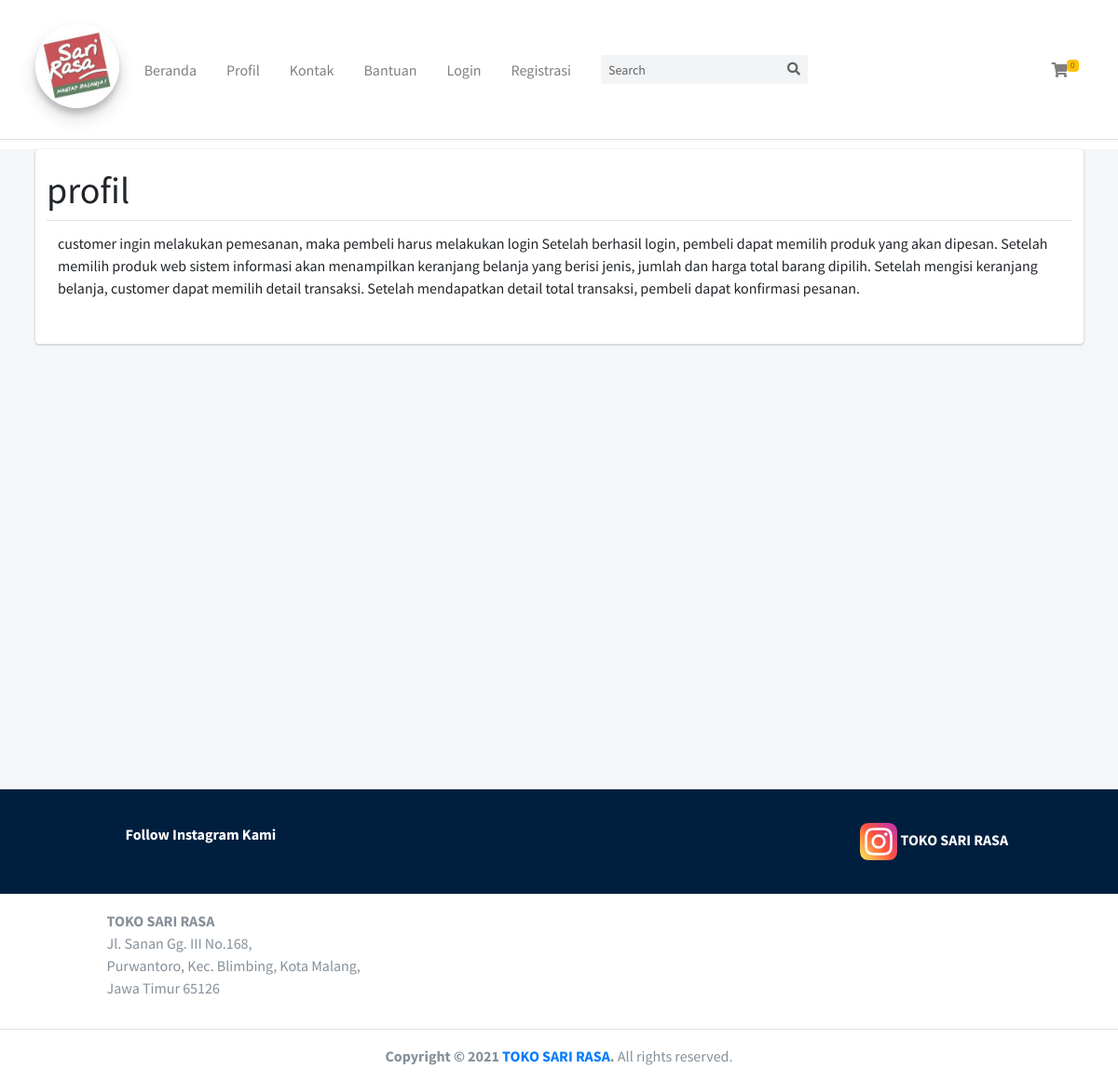
Screenshot of /web/page/profil with the database file from the repository.
### tables this page shows
CREATE TABLE `info` (
  `id_info` int(11) NOT NULL,
  `nama_web` varchar(100) NOT NULL,
  `tentang` text NOT NULL,
  `slogan` varchar(100) NOT NULL,
  `alamat` text NOT NULL,
  `email` varchar(100) NOT NULL,
  `wa` varchar(18) NOT NULL,
  `logo_web` text NOT NULL
);

CREATE TABLE `page` (
  `id_page` int(11) NOT NULL,
  `link` varchar(100) DEFAULT NULL,
  `judul` varchar(1000) NOT NULL,
  `deskripsi` text NOT NULL,
  `foto` varchar(100) NOT NULL,
  `enum` enum('y','n') NOT NULL
);

### application/libraries/Template.php (called while the page is built)
<?php if ( ! defined('BASEPATH')) exit('No direct script access allowed');
class Template {
		var $template_data = array();
		function set($name, $value)
		{
			$this->template_data[$name] = $value;
		}
		function load($template = '', $view = '' , $view_data = array(), $return = FALSE)
		{
			$this->CI =& get_instance();
			$this->set('contents', $this->CI->load->view($view, $view_data, TRUE));
			return $this->CI->load->view($template, $this->template_data, $return);
		}
}

### application/controllers/Web.php (called while the page is built, shortened)
<?php
class Web extends CI_Controller
{
    public function page($page)
    {
        $row = $this->Page_model->get_by_link($page);
        $data = array(
            'title' => 'Riwayat Pesanan',
            'id_page' => $row->id_page,
            'link' => $row->link,
            'judul' => $row->judul,
            'deskripsi' => $row->deskripsi,
            'foto' => $row->foto,
            'enum' => $row->enum,
        );
        $this->template->load('front','frontend/page', $data);
    }
}

### index.php (called while the page is built, shortened)
<?php
require_once BASEPATH.'core/CodeIgniter.php';

### application/models/Page_model.php (called while the page is built, shortened)
<?php
class Page_model extends CI_Model
{
    public $table = 'page';
    public $link = 'link';
    function get_by_link($link)
    {
        $this->db->where($this->link, $link);
        return $this->db->get($this->table)->row();
    }
}

### application/views/front.php (the view, shortened to what this page needs)
<!DOCTYPE html>
<?php
  $page=$this->db->get_where('page', array('enum' => 'y'))->result();
  $infoweb=$this->db->get_where('info', array('id_info' => '1'))->row();
?>
<html lang="en">
<head>
  <link rel="stylesheet" href="<?php  echo (base_url());?>assets/backend/plugins/fontawesome-free/css/all.min.css">
  <link rel="stylesheet" href="<?php  echo (base_url());?>assets/backend/dist/css/adminlte.min.css">
  <link rel="stylesheet" href="<?php  echo (base_url());?>assets/backend/plugins/tempusdominus-bootstrap-4/css/tempusdominus-bootstrap-4.min.css">
  <link rel="stylesheet" href="<?php  echo (base_url());?>assets/backend/plugins/toastr/toastr.min.css">
</head>
<body class="hold-transition layout-top-nav layout-navbar-fixed">
<div class="wrapper">
  <nav class="main-header navbar navbar-expand-md navbar-light navbar-white" style="height: 150px;">
    <div class="container">
      <a href="<?php echo site_url('web') ?>" class="navbar-brand">
        <img src="<?php echo base_url(); ?>assets/img/<?= $infoweb->logo_web?>" alt="AdminLTE Logo" class="brand-image img-circle elevation-3"
             style="opacity: .8;height: 90px;"><br>
      </a>
      <div class="collapse navbar-collapse order-3" id="navbarCollapse">
        <ul class="navbar-nav">
          <li class="nav-item">
            <a href="<?php echo site_url('web') ?>" class="nav-link">Beranda</a>
          </li>
          <?php foreach($page as $key){?>
          <li class="nav-item">
            <a href="<?php echo site_url('web/page/'.$key->link) ?>" class="nav-link" style="text-transform: capitalize;"><?= $key->link?></a>
          </li>
          <?php }?>
          <?php if(!$this->session->userdata("user_id")){?>
          <li class="nav-item">
            <a href="<?php echo site_url('login') ?>" class="nav-link">Login</a>
          </li>
          <li class="nav-item">
            <a href="<?php echo site_url('login/regis') ?>" class="nav-link">Registrasi</a>
          </li>
          <?php }?>
        </ul>
        <form class="form-inline ml-0 ml-md-3" action="<?= base_url(); ?>web/search" method="post">
          <div class="input-group input-group-sm">
            <input class="form-control form-control-navbar" type="search" name="keyword" placeholder="Search" aria-label="Search">
            <div class="input-group-append">
              <button class="btn btn-navbar" type="submit">
                <i class="fas fa-search"></i>
              </button>
            </div>
          </div>
        </form>
      </div>
      <ul class="order-1 order-md-3 navbar-nav navbar-no-expand ml-auto">
        <li class="nav-item dropdown">
          <a class="nav-link" data-widget="control-sidebar" data-slide="true" href="#">
            <i class="fas fa-shopping-cart"></i>
            <span id="count" style="<?php $count=count($this->cart->contents()); if ($count<0) {?>display: none !important;<?php }?>" class="badge badge-warning navbar-badge"><?php echo($count>0) ? $count : 0 ;?></span>
          </a>
        </li>
      </ul>
    </div>
  </nav>
 <?php
      echo $contents;
  ?>
  <footer class="main-footer bg-navy">
    <div class="row">
      <div class="col-sm-4 col-md-1 "></div>
      <div class="col-sm-4 col-md-8 ">
        <div class="card-body">
          <strong>Follow Instagram Kami </strong>
        </div>
      </div>
      <div class="col-sm-4 col-md-3 ">
        <div class="card-body">
          <a href="https://www.instagram.com/cafewarna2020/">
            <img style="height: 40px;" src="<?php  echo (base_url());?>assets/img/instagram.png">
            <strong style="color: white;"><?= $infoweb->nama_web?></strong>
          </a>
        </div>
      </div>
    </div>
  </footer>
  <footer class="main-footer ">
    <div class="row invoice-info">
      <div class="col-sm-1 invoice-col">
      </div>
      <div class="col-sm-4 invoice-col">
        <address>
          <strong><?= $infoweb->nama_web?></strong><br>
          <?= $infoweb->alamat?>
        </address>
      </div>
    </div>
  </footer>
  <footer class="main-footer text-center">
    <strong>Copyright &copy; <?= date("Y")?> <a href="<?php echo site_url('dashboard') ?>"><?= $infoweb->nama_web?></a>.</strong> All rights reserved.
  </footer>
</div>
</body>
</html>

### application/views/frontend/page.php (shortened to what this page needs)
 <div class="content-wrapper" style="margin-top: 160px;">
    <div class="content">
      <div class="container">
        <div class="row">
          <div class="col-lg-12">
			<div class="card">
				<div class="card-body">
	                <div class="row">
	                	<h1><?php echo $judul; ?></h1>
	                	<table class="table">
						    <tr><td><?php echo $deskripsi; ?></td></tr>
						</table>
					</div>
	            </div>
			</div>
          </div>
        </div>
      </div>
    </div>
</div>

### rows the page displays
info: logo_web (picture), nama_web "TOKO SARI RASA", alamat "Jl. Sanan Gg. III No.168, Purwantoro, Kec. Blimbing, Kota Malang, Jawa Timur 65126"
page: link "Profil", judul "profil", deskripsi "customer ingin melakukan pemesanan, maka pembeli harus melakukan login Setelah berhasil login, pembeli dapat memilih produk yang akan dipesan. Setelah memilih produk web sistem informasi akan menampilkan keranjang belanja yang berisi jenis, jumlah dan harga total barang dipilih. Setelah mengisi keranjang belanja, customer dapat memilih detail transaksi. Setelah mendapatkan detail total transaksi, pembeli dapat konfirmasi pesanan."
page: link "Kontak"
page: link "Bantuan"
